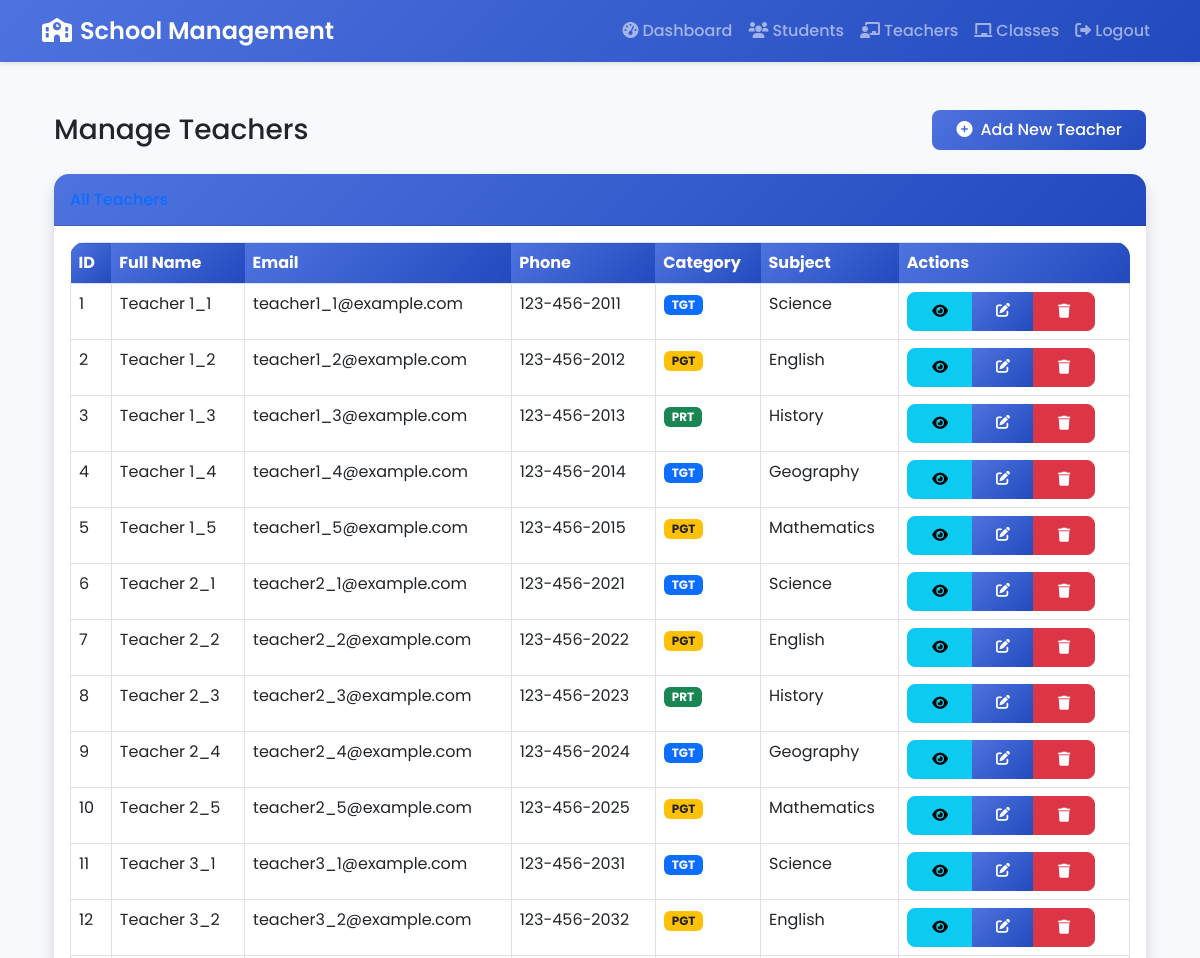
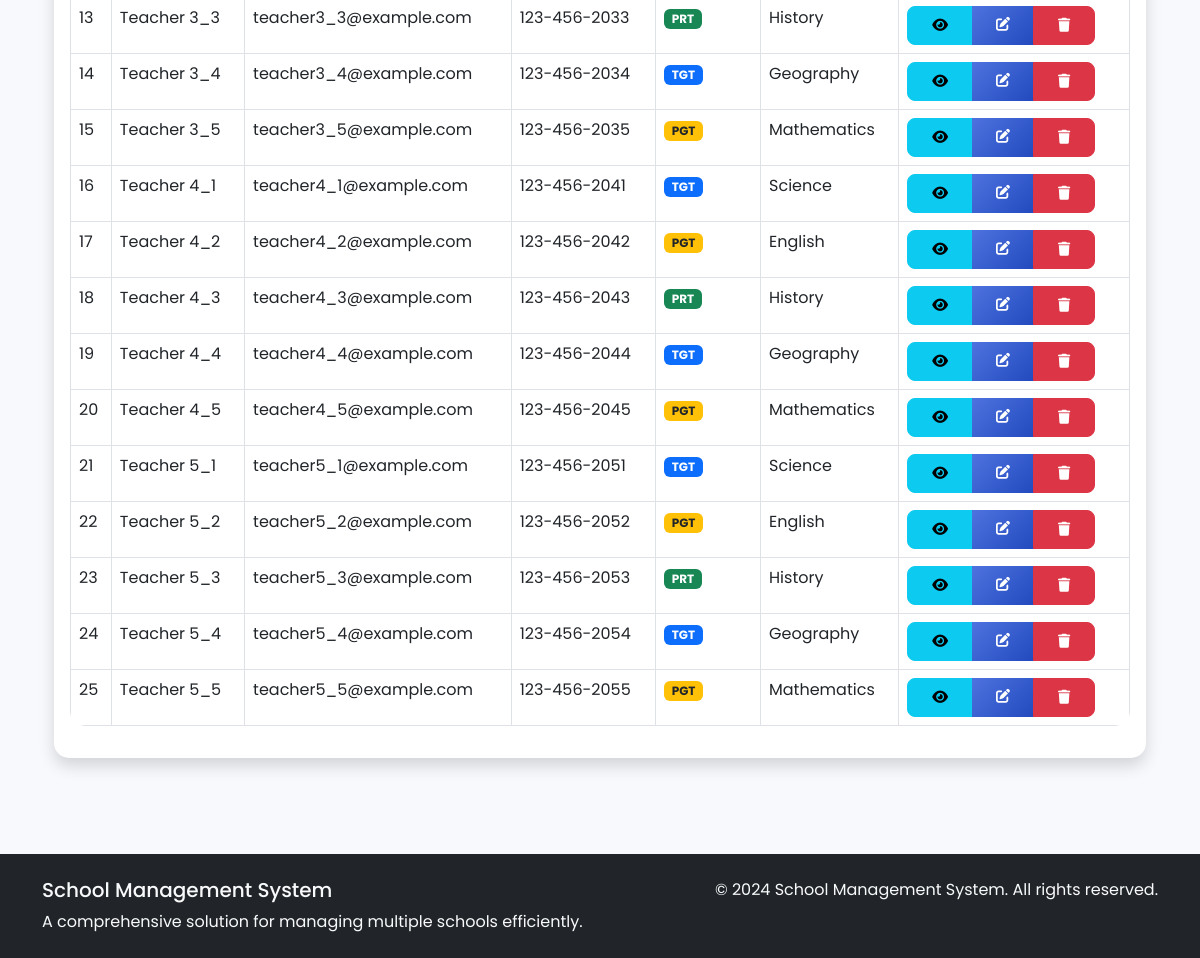
The app's page /admin/teachers (signed in) with its own data (2 pictures, top to bottom).
### app/models.py (models this page shows, shortened)
class Teacher(db.Model):
    id = db.Column(db.Integer, primary_key=True)
    user_id = db.Column(db.Integer, db.ForeignKey('user.id'), nullable=False)
    full_name = db.Column(db.String(100), nullable=False)
    phone = db.Column(db.String(20))
    qualification = db.Column(db.String(100))
    department = db.Column(db.String(100))
    experience = db.Column(db.String(20))
    category = db.Column(db.String(20), default='TGT')  # PRT, TGT, PGT
    subject_specialization = db.Column(db.String(100))
    school_id = db.Column(db.Integer, db.ForeignKey('school.id'))
    join_date = db.Column(db.Date, default=datetime.utcnow().date())
    classes = db.relationship('Class', backref='teacher', lazy=True)
    subjects = db.relationship('Subject', backref='teacher', lazy=True)
    notes = db.relationship('TeacherNote', backref='teacher', lazy=True)
    exams = db.relationship('Exam', backref='teacher', lazy=True)

class User(db.Model, UserMixin):
    id = db.Column(db.Integer, primary_key=True)
    username = db.Column(db.String(50), unique=True, nullable=False)
    email = db.Column(db.String(120), unique=True, nullable=False)
    password = db.Column(db.String(60), nullable=False)
    role = db.Column(db.String(20), nullable=False, default='student')  # 'admin', 'teacher', 'student'
    created_at = db.Column(db.DateTime, nullable=False, default=datetime.utcnow)
    admin_profile = db.relationship('Admin', backref='user', uselist=False, cascade="all, delete-orphan")
    teacher_profile = db.relationship('Teacher', backref='user', uselist=False, cascade="all, delete-orphan")
    student_profile = db.relationship('Student', backref='user', uselist=False, cascade="all, delete-orphan")

### app/utils.py (the view)
    @login_required
    def decorated_function(*args, **kwargs):
        if current_user.role != 'admin':
            flash('You do not have permission to access this page.', 'danger')
            return redirect(url_for('main.home'))
        return f(*args, **kwargs)

### app/models.py (called while the page is built)
@login_manager.user_loader
def load_user(user_id):
    return User.query.get(int(user_id))

### app/routes/admin_routes.py (called while the page is built)
@admin.route('/teachers')
@admin_required
def teachers():
    school_id = request.args.get('school_id', type=int)
    if school_id:
        teachers = Teacher.query.filter_by(school_id=school_id).all()
    else:
        teachers = Teacher.query.all()
    schools = School.query.all()
    return render_template('admin/teachers.html',
                          title='Manage Teachers',
                          teachers=teachers,
                          schools=schools,
                          current_school_id=school_id)

### app/utils.py (called while the page is built)
def admin_required(f):
    @login_required
    def decorated_function(*args, **kwargs):
        if current_user.role != 'admin':
            flash('You do not have permission to access this page.', 'danger')
            return redirect(url_for('main.home'))
        return f(*args, **kwargs)
    decorated_function.__name__ = f.__name__
    return decorated_function

### templates/admin/teachers.html (shortened to what this page needs)
{% extends "layout.html" %}
{% block content %}
<div class="container-fluid">
    <div class="d-flex justify-content-between align-items-center mb-4">
        <h1 class="h3 mb-0 text-gray-800">Manage Teachers</h1>
        <a href="{{ url_for('admin.add_teacher') }}" class="btn btn-primary">
            <i class="fas fa-plus-circle me-2"></i>Add New Teacher
        </a>
    </div>
    <div class="card shadow mb-4">
        <div class="card-header py-3">
            <h6 class="m-0 font-weight-bold text-primary">All Teachers</h6>
        </div>
        <div class="card-body">
            <div class="table-responsive">
                <table class="table table-bordered table-hover" id="teachersTable" width="100%" cellspacing="0">
                    <thead>
                        <tr>
                            <th>ID</th>
                            <th>Full Name</th>
                            <th>Email</th>
                            <th>Phone</th>
                            <th>Category</th>
                            <th>Subject</th>
                            <th>Actions</th>
                        </tr>
                    </thead>
                    <tbody>
                        {% for teacher in teachers %}
                        <tr>
                            <td>{{ teacher.id }}</td>
                            <td>{{ teacher.full_name }}</td>
                            <td>{{ teacher.user.email }}</td>
                            <td>{{ teacher.phone or 'Not provided' }}</td>
                            <td>
                                {% if teacher.category == 'PRT' %}
                                    <span class="badge bg-success">PRT</span>
                                {% elif teacher.category == 'TGT' %}
                                    <span class="badge bg-primary">TGT</span>
                                {% elif teacher.category == 'PGT' %}
                                    <span class="badge bg-warning text-dark">PGT</span>
                                {% else %}
                                    <span class="badge bg-secondary">Not specified</span>
                                {% endif %}
                            </td>
                            <td>{{ teacher.subject_specialization or 'Not provided' }}</td>
                            <td>
                                <div class="btn-group" role="group">
                                    <a href="{{ url_for('admin.view_teacher', teacher_id=teacher.id) }}" class="btn btn-sm btn-info" data-bs-toggle="tooltip" title="View">
                                        <i class="fas fa-eye"></i>
                                    </a>
                                    <a href="{{ url_for('admin.edit_teacher', teacher_id=teacher.id) }}" class="btn btn-sm btn-primary" data-bs-toggle="tooltip" title="Edit">
                                        <i class="fas fa-edit"></i>
                                    </a>
                                    <button type="button" class="btn btn-sm btn-danger" data-bs-toggle="modal" data-bs-target="#deleteModal{{ teacher.id }}" data-bs-toggle="tooltip" title="Delete">
                                        <i class="fas fa-trash"></i>
                                    </button>
                                </div>
                            </td>
                        </tr>
                        {% endfor %}
                    </tbody>
                </table>
            </div>
        </div>
    </div>
</div>
{% endblock %}

### templates/layout.html (style rules this page uses)
:root { --primary-color: #4e73df; --secondary-color: #858796; --success-color: #1cc88a; --info-color: #36b9cc; --warning-color: #f6c23e; --danger-color: #e74a3b; --light-color: #f8f9fc; --dark-color: #5a5c69; }
body { font-family: 'Poppins', sans-serif; background-color: #f8f9fc; }
.card { border: none; border-radius: 15px; box-shadow: 0 0.15rem 1.75rem 0 rgba(58, 59, 69, 0.15); transition: transform 0.3s ease; }
.card-header { background: linear-gradient(135deg, var(--primary-color), #224abe); color: white; border-radius: 15px 15px 0 0 !important; }
.btn { border-radius: 8px; padding: 0.5rem 1.5rem; font-weight: 500; transition: all 0.3s ease; }
.btn-primary { background: linear-gradient(135deg, var(--primary-color), #224abe); border: none; }
.table { border-radius: 15px; overflow: hidden; }
.table thead th { background: linear-gradient(135deg, var(--primary-color), #224abe); color: white; border: none; }

### records on screen
Teacher: id "1", full_name "Teacher 1_1", user.email "teacher1_1@example.com", phone "123-456-2011", category "TGT", subject_specialization "Science"
Teacher: id "2", full_name "Teacher 1_2", user.email "teacher1_2@example.com", phone "123-456-2012", category "PGT", subject_specialization "English"
Teacher: id "3", full_name "Teacher 1_3", user.email "teacher1_3@example.com", phone "123-456-2013", category "PRT", subject_specialization "History"
Teacher: id "4", full_name "Teacher 1_4", user.email "teacher1_4@example.com", phone "123-456-2014", category "TGT", subject_specialization "Geography"
Teacher: id "5", full_name "Teacher 1_5", user.email "teacher1_5@example.com", phone "123-456-2015", category "PGT", subject_specialization "Mathematics"
Teacher: id "6", full_name "Teacher 2_1", user.email "teacher2_1@example.com", phone "123-456-2021", category "TGT", subject_specialization "Science"
Teacher: id "7", full_name "Teacher 2_2", user.email "teacher2_2@example.com", phone "123-456-2022", category "PGT", subject_specialization "English"
Teacher: id "8", full_name "Teacher 2_3", user.email "teacher2_3@example.com", phone "123-456-2023", category "PRT", subject_specialization "History"
Teacher: id "9", full_name "Teacher 2_4", user.email "teacher2_4@example.com", phone "123-456-2024", category "TGT", subject_specialization "Geography"
Teacher: id "10", full_name "Teacher 2_5", user.email "teacher2_5@example.com", phone "123-456-2025", category "PGT", subject_specialization "Mathematics"
Teacher: id "11", full_name "Teacher 3_1", user.email "teacher3_1@example.com", phone "123-456-2031", category "TGT", subject_specialization "Science"
Teacher: id "12", full_name "Teacher 3_2", user.email "teacher3_2@example.com", phone "123-456-2032", category "PGT", subject_specialization "English"
Teacher: id "13", full_name "Teacher 3_3", user.email "teacher3_3@example.com", phone "123-456-2033", category "PRT", subject_specialization "History"
Teacher: id "14", full_name "Teacher 3_4", user.email "teacher3_4@example.com", phone "123-456-2034", category "TGT", subject_specialization "Geography"
Teacher: id "15", full_name "Teacher 3_5", user.email "teacher3_5@example.com", phone "123-456-2035", category "PGT", subject_specialization "Mathematics"
Teacher: id "16", full_name "Teacher 4_1", user.email "teacher4_1@example.com", phone "123-456-2041", category "TGT", subject_specialization "Science"
Teacher: id "17", full_name "Teacher 4_2", user.email "teacher4_2@example.com", phone "123-456-2042", category "PGT", subject_specialization "English"
Teacher: id "18", full_name "Teacher 4_3", user.email "teacher4_3@example.com", phone "123-456-2043", category "PRT", subject_specialization "History"
Teacher: id "19", full_name "Teacher 4_4", user.email "teacher4_4@example.com", phone "123-456-2044", category "TGT", subject_specialization "Geography"
Teacher: id "20", full_name "Teacher 4_5", user.email "teacher4_5@example.com", phone "123-456-2045", category "PGT", subject_specialization "Mathematics"
Teacher: id "21", full_name "Teacher 5_1", user.email "teacher5_1@example.com", phone "123-456-2051", category "TGT", subject_specialization "Science"
Teacher: id "22", full_name "Teacher 5_2", user.email "teacher5_2@example.com", phone "123-456-2052", category "PGT", subject_specialization "English"
Teacher: id "23", full_name "Teacher 5_3", user.email "teacher5_3@example.com", phone "123-456-2053", category "PRT", subject_specialization "History"
Teacher: id "24", full_name "Teacher 5_4", user.email "teacher5_4@example.com", phone "123-456-2054", category "TGT", subject_specialization "Geography"
Teacher: id "25", full_name "Teacher 5_5", user.email "teacher5_5@example.com", phone "123-456-2055", category "PGT", subject_specialization "Mathematics"
